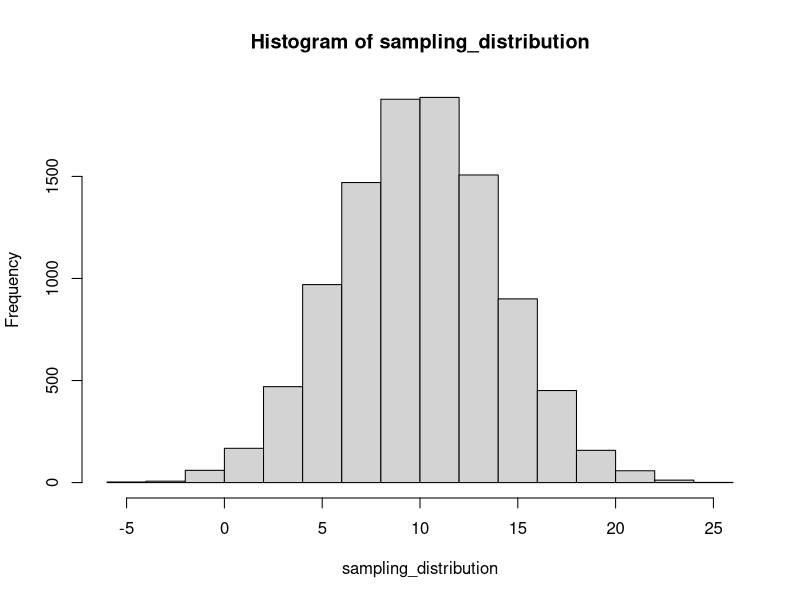
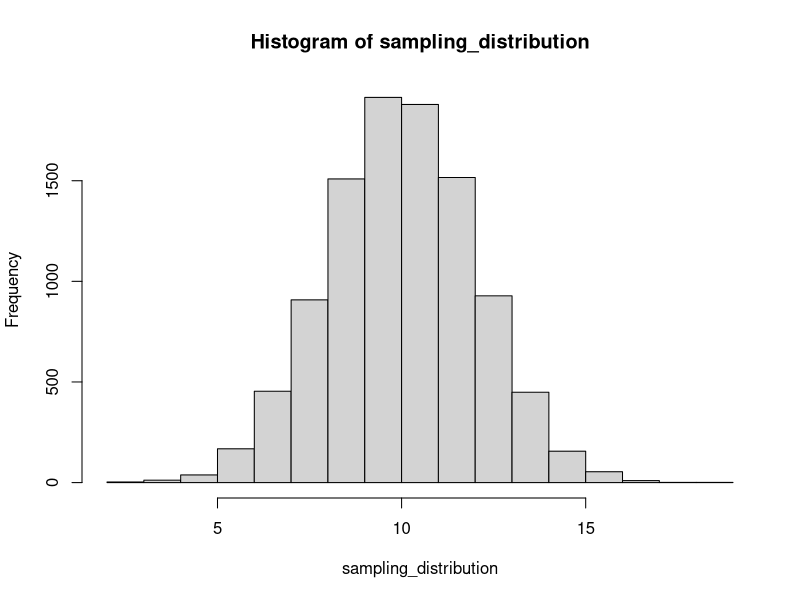
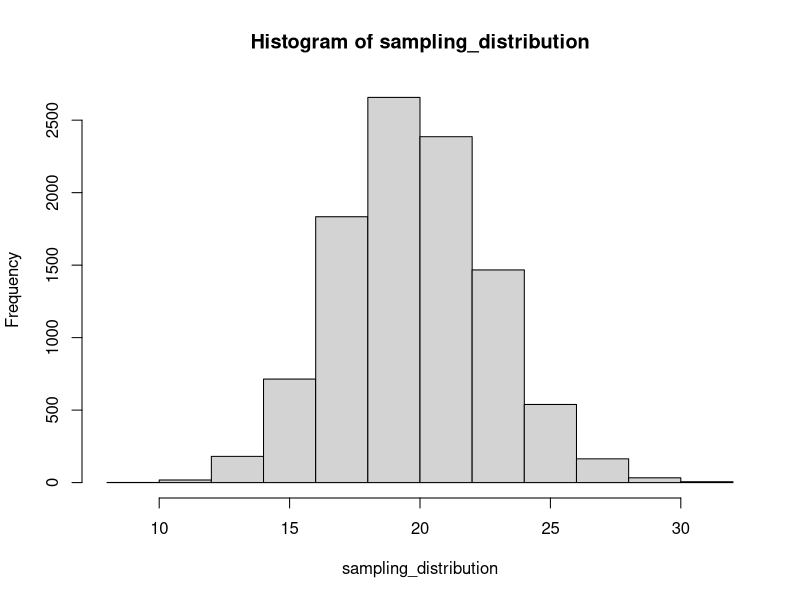

Write the R code that produced these figures, in order.
## ---- chunk 1
knitr::opts_chunk$set(echo = TRUE)
## ---- chunk 2
pnorm(2.5, mean=0, sd=1, lower.tail = FALSE)

my_sample <- rnorm(1000000, mean=0, sd=1)

selection <- my_sample[my_sample > 2.5]
length(selection)/1000000

## ---- chunk 3

pnorm(q=130, mean = 100, sd=10, lower.tail = FALSE)

10000*pnorm(q=130, mean = 100, sd=10, lower.tail = FALSE)

# a simulation

some_observations <- rnorm(10000,mean = 100, sd=10)
length(some_observations[some_observations > 130])/10000

## ---- chunk 4

sampling_distribution <- replicate(10000,mean(rnorm(25, mean=10, sd=20)))
hist(sampling_distribution)

length(sampling_distribution[sampling_distribution >= 12])/10000

## ---- chunk 5

sampling_distribution <- replicate(10000,mean(rnorm(100, mean=10, sd=20)))
hist(sampling_distribution)

length(sampling_distribution[sampling_distribution > 12])/10000


## ---- chunk 6
sampling_distribution <- replicate(10000, sd(rnorm(25, mean=10, sd=20)))
hist(sampling_distribution)

length(sampling_distribution[sampling_distribution >= 12])/10000


